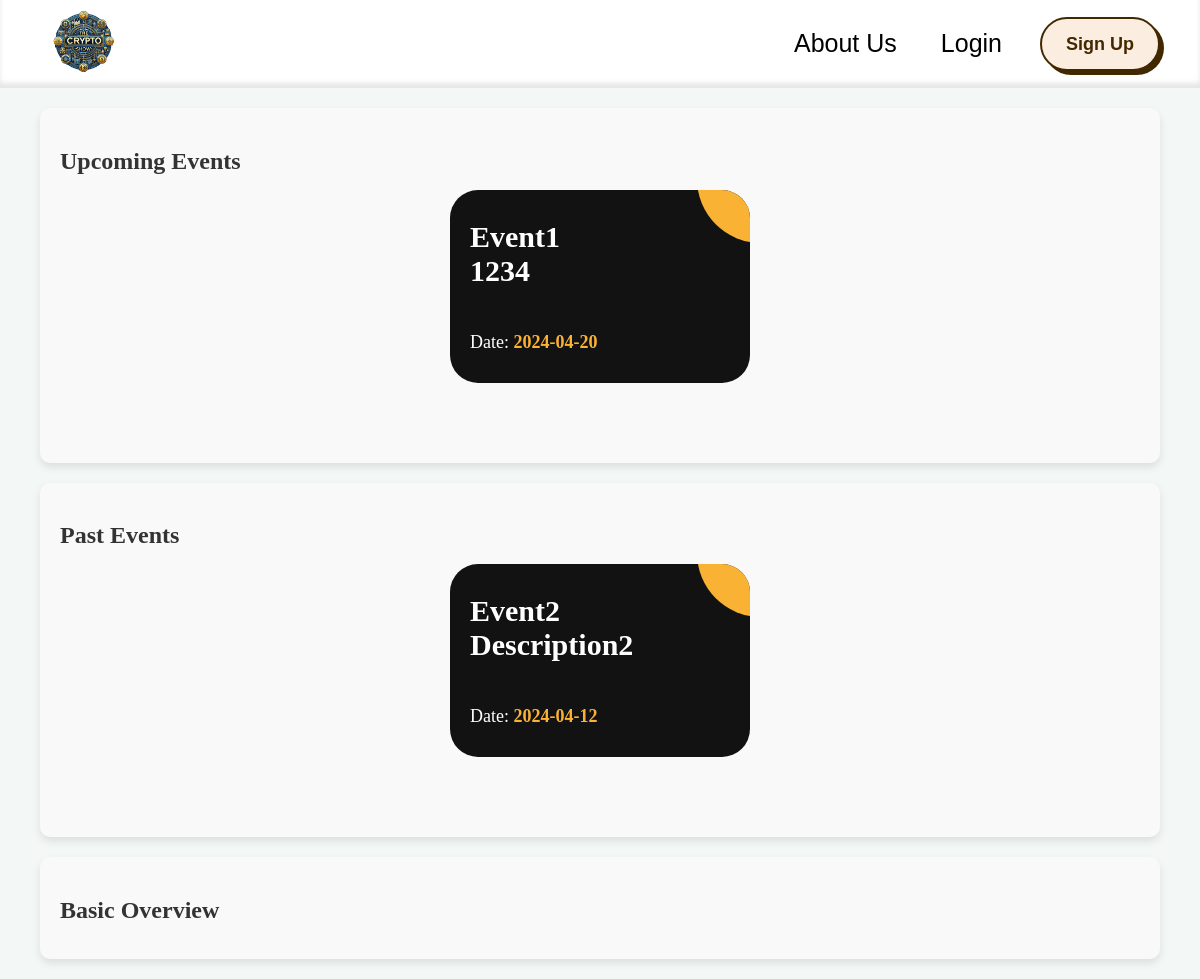
Before: / with the older database file.
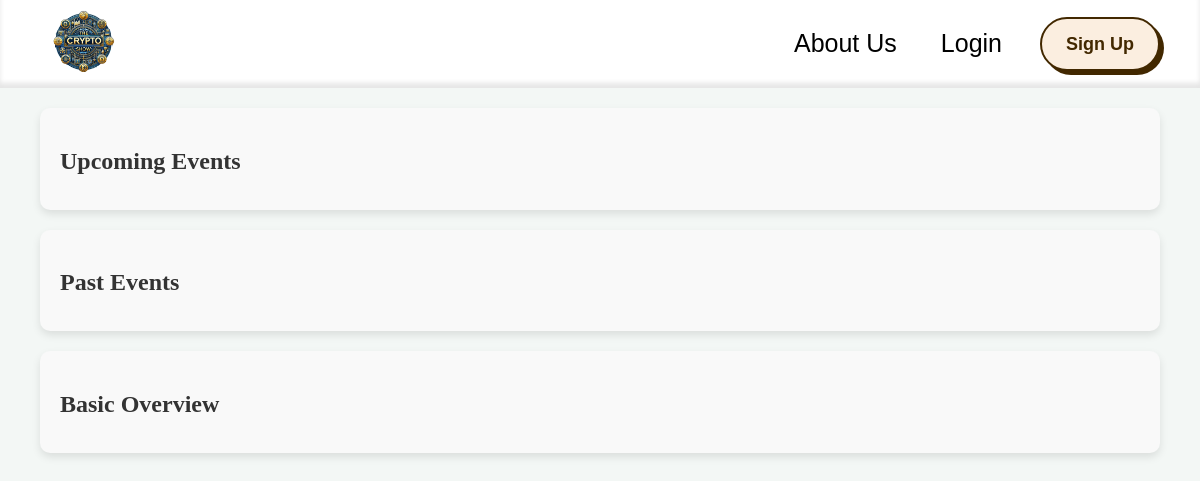
After: the same page with the newer database file.
### tables this page shows
CREATE TABLE `events` (
  `EventID` int(11) NOT NULL,
  `OrganizerID` int(11) DEFAULT NULL,
  `DeviceID` int(11) DEFAULT NULL,
  `EventName` varchar(20) DEFAULT NULL,
  `EventDate` date DEFAULT NULL,
  `EventTime` time DEFAULT NULL,
  `EventDescription` varchar(255) DEFAULT NULL,
  `EventLocation` varchar(255) DEFAULT NULL,
  `EventStatus` enum('Visible','Hidden') NOT NULL
);

### index.php (the view, shortened to what this page needs)
<?php
require_once "Model/Configurations/db.php";
$upcomingEvents = [];
$pastEvents = [];
try {
    $currentDate = date('Y-m-d');
    $upcomingEventsQuery = "
        SELECT EventID, OrganizerID, DeviceID, EventName, EventDate, EventTime, EventDescription, EventLocation, EventStatus
        FROM events
        WHERE EventStatus = ? AND EventDate >= ?;
    ";
    $stmt = $con->prepare($upcomingEventsQuery);
    $visibleStatus = 'Visible';
    $stmt->bind_param("ss", $visibleStatus, $currentDate);
    $stmt->execute();
    $result = $stmt->get_result();
    while ($row = $result->fetch_assoc()) {
        array_push($upcomingEvents, $row);
    }
    $pastEventsQuery = "
        SELECT EventID, OrganizerID, DeviceID, EventName, EventDate, EventTime, EventDescription, EventLocation, EventStatus
        FROM events
        WHERE EventStatus = ? AND EventDate < ?;
    ";
    $stmt = $con->prepare($pastEventsQuery);
    $stmt->bind_param("ss", $visibleStatus, $currentDate);
    $stmt->execute();
    $result = $stmt->get_result();
    while ($row = $result->fetch_assoc()) {
        array_push($pastEvents, $row);
    }
} catch (Exception $e) {
    error_log($e->getMessage());
}
?>
<!DOCTYPE html>
<html lang="en">
<head>
    <link rel="stylesheet" href="View/CSS/NavBar.css">
    <link rel="stylesheet" href="View/CSS/index.css">
    <link rel="stylesheet" href="View/CSS/Demo.css">
    <link rel="stylesheet" href="https://cdnjs.cloudflare.com/ajax/libs/font-awesome/6.4.0/css/all.min.css"
 />
</head>
<body>
    <nav>
        <div class="The-CryptoShow-LOGO">
            <a href="index.php">
                <img src="Assets/Website Images/Logo.png" alt="The-CryptoShow-LOGO">
            </a>
        </div>
        <div class="Buttons">
            <button class="AboutUs"><a href="AboutUs.php">About Us</a></button>
            <button class="Login" onclick="openPopup('login')">Login</button>
            <button class="SignUp" role="button" onclick="openPopup('SignUp')">Sign Up</button>
        </div>
    </nav>
    <section id="upcoming-events" class="index-cards-container">
        <h2>Upcoming Events</h2>
        <div class="Events-card-container">
            <?php foreach ($upcomingEvents as $event): ?>
                <div class="Events-card-box">
                    <div class="Events-card-index">
                        <a href="#" class="Events-card-Component"
                            onclick="showEventData(<?php echo htmlspecialchars($event['EventID']); ?>)">
                            <div class="Events-card-bg"></div>
                            <div class="Events-card-Name">
                                <?php echo htmlspecialchars($event['EventName']); ?> <br>
                                <?php echo htmlspecialchars($event['EventDescription']); ?>
                            </div>
                            <div class="Events-card-date-box">
                                Date:
                                <span class="Events-card-date">
                                    <?php echo htmlspecialchars($event['EventDate']); ?>
                                </span>
                            </div>
                        </a>
                    </div>
                </div>
            <?php endforeach; ?>
        </div>
    </section>
    <section id="past-events" class="index-cards-container">
        <h2>Past Events</h2>
        <div class="Events-card-container">
            <?php foreach ($pastEvents as $event): ?>
                <div class="Events-card-box">
                    <div class="Events-card-index">
                        <a href="#" class="Events-card-Component"
                            onclick="showEventData(<?php echo htmlspecialchars($event['EventID']); ?>)">
                            <div class="Events-card-bg"></div>
                            <div class="Events-card-Name">
                                <?php echo htmlspecialchars($event['EventName']); ?> <br>
                                <?php echo htmlspecialchars($event['EventDescription']); ?>
                            </div>
                            <div class="Events-card-date-box">
                                Date:
                                <span class="Events-card-date">
                                    <?php echo htmlspecialchars($event['EventDate']); ?>
                                </span>
                            </div>
                        </a>
                    </div>
                </div>
            <?php endforeach; ?>
        </div>
    </section>
    <section id="basic-overview" class="index-cards-container">
        <h2>Basic Overview</h2>
    </section>
</body>
</html>

Changed rows visible on the page:
removed events: EventName "Event1", EventDescription "1234", EventDate "2024-04-20", shown under "Upcoming Events"
removed events: EventName "Event2", EventDescription "Description2", EventDate "2024-04-12", shown under "Past Events"
